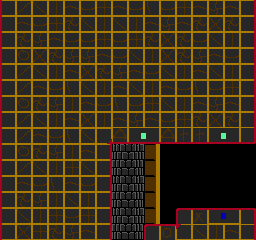

Below is a game level as drawn by its tile map, then a one-line description and the .tmx file that defines it, in full:
An orthogonal 16x15 tile map with 16x16 px tiles, 2 tile layers (back, front) and 3 objects (Lift).

<map version="1.0" orientation="orthogonal" width="16" height="15" tilewidth="16" tileheight="16">
 <tileset firstgid="1" name="tiles1" tilewidth="16" tileheight="16">
  <image source="../../../img/tiles/tiles0.gif" trans="ff00ff" width="256" height="256" />
 </tileset>
 <layer name="back" width="16" height="15">
  <data encoding="csv">
0,0,0,0,0,0,0,0,0,0,0,0,0,0,0,0,
0,0,0,0,0,0,0,0,0,0,0,0,0,0,0,0,
0,0,0,0,0,0,0,0,0,0,0,0,0,0,0,0,
0,0,0,0,0,0,0,0,0,0,0,0,0,0,0,0,
0,0,0,0,0,0,0,0,0,0,0,0,0,0,0,0,
0,0,0,0,0,0,0,0,0,0,0,0,0,0,0,0,
0,0,0,0,0,0,0,0,0,0,0,0,0,0,0,0,
0,0,0,0,0,0,0,0,0,0,0,0,0,0,0,0,
0,0,0,0,0,0,0,131,132,198,0,0,0,0,0,0,
0,0,0,0,0,0,0,147,148,198,0,0,0,0,0,0,
0,0,0,0,0,0,0,131,132,198,0,0,0,0,0,0,
0,0,0,0,0,0,0,147,148,198,0,0,0,0,0,0,
0,0,0,0,0,0,0,131,132,198,0,0,0,0,0,0,
0,0,0,0,0,0,0,147,148,198,0,0,0,0,0,0,
0,0,0,0,0,0,0,131,132,198,0,0,0,0,0,0
</data>
 </layer>
 <layer name="front" width="16" height="15">
  <data encoding="csv">
97,98,99,100,101,102,116,101,102,103,102,116,101,118,101,104,
113,101,102,116,117,99,100,99,100,101,118,101,117,115,117,120,
97,117,118,101,102,102,116,102,116,117,115,117,102,99,100,104,
113,114,115,117,118,118,101,102,99,100,115,117,118,101,102,104,
97,98,99,100,101,115,117,118,101,102,99,100,101,99,100,120,
113,98,101,102,103,99,100,101,99,100,101,102,103,102,116,104,
97,114,117,118,100,101,102,103,102,116,99,100,101,118,101,104,
97,98,99,100,101,115,100,101,118,101,102,116,117,115,117,120,
113,98,101,102,103,99,150,23,5,6,23,20,20,5,6,24,
97,114,117,118,100,101,120,0,0,0,0,0,0,0,0,0,
113,98,99,100,116,99,104,0,0,0,0,0,0,0,0,0,
113,101,102,103,101,102,104,0,0,0,0,0,0,0,0,0,
97,117,118,100,99,100,104,0,0,0,0,0,0,0,0,0,
113,99,100,116,102,116,120,0,0,0,0,33,35,51,52,40,
97,115,116,117,118,101,120,0,0,33,34,133,99,100,101,104
</data>
 </layer>
 <objectgroup name="lines" width="16" height="15">
  <properties>
   <property name="map_tile" value="7" />
   <property name="type" value="[&quot;s&quot;,&quot;e&quot;]" />
  </properties>
  <object x="256" y="208">
   <polyline points="0,0 -80,0 -80,16 -112,16 -112,32" />
  </object>
  <object x="112" y="240">
   <polyline points="0,0 0,-80 144,-80 144,-208" />
  </object>
 </objectgroup>
 <objectgroup name="objects" width="16" height="15">
  <object name="Lift" gid="232" x="112" y="208" />
 </objectgroup>
</map>
